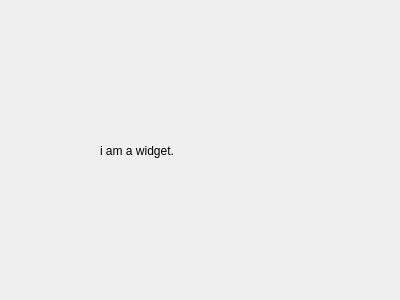
<?xml version="1.0" encoding="UTF-8"?>
<ui version="4.0">
 <class>ChartWidget</class>
 <widget class="QWidget" name="ChartWidget">
  <property name="geometry">
   <rect>
    <x>0</x>
    <y>0</y>
    <width>400</width>
    <height>300</height>
   </rect>
  </property>
  <property name="windowTitle">
   <string> widgettitle</string>
  </property>
  <property name="windowIcon">
   <iconset>
    <normaloff>C:/Users/TaoLiu/Downloads/档案.png</normaloff>C:/Users/TaoLiu/Downloads/档案.png</iconset>
  </property>
  <widget class="QLabel" name="label">
   <property name="geometry">
    <rect>
     <x>100</x>
     <y>120</y>
     <width>121</width>
     <height>61</height>
    </rect>
   </property>
   <property name="text">
    <string>i am a widget.</string>
   </property>
  </widget>
 </widget>
 <resources/>
 <connections/>
</ui>
